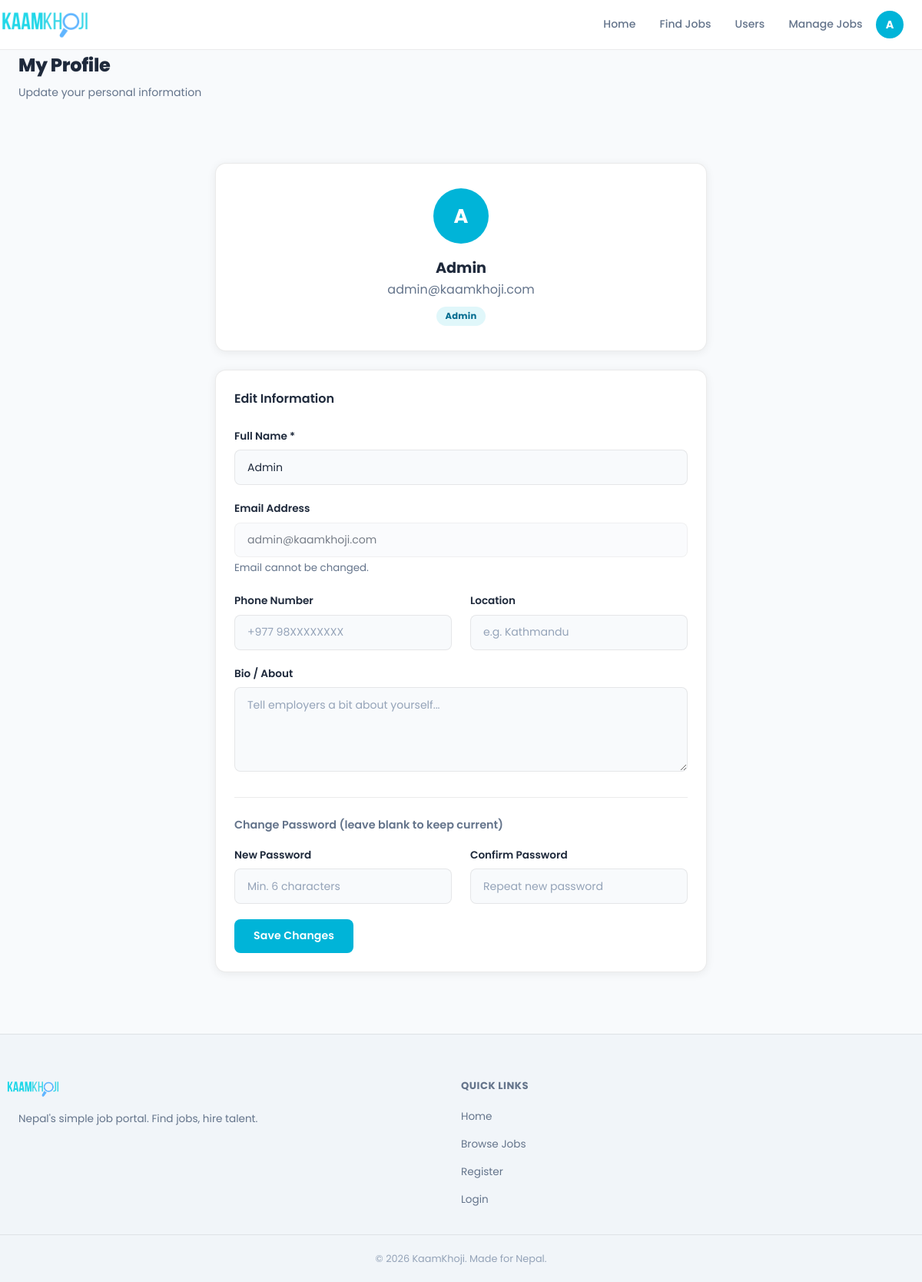
The page /pages/profile.php (signed in) on the database its author committed.
### tables this page shows
CREATE TABLE IF NOT EXISTS users (
    id          INT AUTO_INCREMENT PRIMARY KEY,
    name        VARCHAR(100) NOT NULL,
    email       VARCHAR(150) NOT NULL UNIQUE,
    password    VARCHAR(255) NOT NULL,            
    role        ENUM('seeker','employer','admin') NOT NULL DEFAULT 'seeker',
    phone       VARCHAR(20),
    location    VARCHAR(100),
    bio         TEXT,
    created_at  TIMESTAMP DEFAULT CURRENT_TIMESTAMP
);

### pages/profile.php (the view, shortened to what this page needs)
<?php
$pdo    = getPDO();
$userId = getUserId();
$stmt = $pdo->prepare("SELECT * FROM users WHERE id = ?");
$stmt->execute([$userId]);
$user = $stmt->fetch();
require_once '../includes/header.php';
?>
<div class="page-header">
    <div class="container">
        <h1>My Profile</h1>
        <p>Update your personal information</p>
    </div>
</div>
<div class="container section">
    <div style="max-width:640px; margin:0 auto;">
        <div class="card mb-3" style="text-align:center; padding:2rem;">
            <div style="width:72px;height:72px;border-radius:50%;background:#00b4d8;display:flex;align-items:center;justify-content:center;font-size:1.6rem;font-weight:700;color:#fff;margin:0 auto 1rem;">
                <?= strtoupper(mb_substr($user['name'], 0, 1)) ?>
            </div>
            <h2 style="font-size:1.2rem; font-weight:700;"><?= htmlspecialchars($user['name']) ?></h2>
            <p class="text-muted"><?= htmlspecialchars($user['email']) ?></p>
            <span class="status-badge <?= $user['role']==='employer'?'status-accepted':($user['role']==='admin'?'status-reviewed':'status-pending') ?>" style="margin-top:0.5rem; display:inline-block;">
                <?= ucfirst($user['role']) ?>
            </span>
        </div>
        <div class="card">
            <h3 style="font-size:1rem; font-weight:600; margin-bottom:1.5rem;">Edit Information</h3>
            <form method="POST" action="<?= BASE_URL ?>/pages/profile.php" data-validate>
                <div class="form-group">
                    <label class="form-label" for="name">Full Name *</label>
                    <input type="text" id="name" name="name"
                           class="form-control"
                           value="<?= htmlspecialchars($user['name']) ?>"
                           required>
                </div>
                <div class="form-group">
                    <label class="form-label">Email Address</label>
                    <input type="email" class="form-control" value="<?= htmlspecialchars($user['email']) ?>" disabled
                           style="opacity:0.6; cursor:not-allowed;">
                    <small class="text-muted">Email cannot be changed.</small>
                </div>
                <div class="grid-2">
                    <div class="form-group">
                        <label class="form-label" for="phone">Phone Number</label>
                        <input type="text" id="phone" name="phone"
                               class="form-control"
                               placeholder="+977 98XXXXXXXX"
                               value="<?= htmlspecialchars($user['phone'] ?? '') ?>">
                    </div>
                    <div class="form-group">
                        <label class="form-label" for="location">Location</label>
                        <input type="text" id="location" name="location"
                               class="form-control"
                               placeholder="e.g. Kathmandu"
                               value="<?= htmlspecialchars($user['location'] ?? '') ?>">
                    </div>
                </div>
                <div class="form-group">
                    <label class="form-label" for="bio">Bio / About</label>
                    <textarea id="bio" name="bio"
                              class="form-control"
                              rows="3"
                              placeholder="Tell employers a bit about yourself..."><?= htmlspecialchars($user['bio'] ?? '') ?></textarea>
                </div>
                <hr style="border:none; border-top:1px solid var(--border); margin:1.5rem 0;">
                <h4 style="font-size:0.9rem; font-weight:600; margin-bottom:1rem; color:var(--text-muted);">
                    Change Password (leave blank to keep current)
                </h4>
                <div class="grid-2">
                    <div class="form-group">
                        <label class="form-label" for="password">New Password</label>
                        <input type="password" id="password" name="password"
                               class="form-control"
                               placeholder="Min. 6 characters">
                    </div>
                    <div class="form-group">
                        <label class="form-label" for="confirm_password">Confirm Password</label>
                        <input type="password" id="confirm_password" name="confirm_password"
                               class="form-control"
                               placeholder="Repeat new password">
                    </div>
                </div>
                <button type="submit" class="btn btn-primary">Save Changes</button>
            </form>
        </div>
    </div>
</div>
<?php require_once '../includes/footer.php'; ?>

### css/profile.css (style rules this page uses)
:root { --primary: #00b4d8; --primary-dark: #0096b3; --primary-light: rgba(0, 180, 216, 0.12); --accent: #38c9e8; --success: #10b981; --warning: #f59e0b; --error: #ef4444; --info: #60a5fa; --bg: #f8fafc; --bg-2: #f1f5f9; --bg-card: #ffffff; --bg-card-solid: #ffffff; --bg-nav: rgba(255, 255, 255, 0.92); --text: #1e293b; --text-muted: #64748b; --text-light: #94a3b8; --border: rgba(0, 0, 0, 0.08); --border-glow: rgba(0, 180, 216, 0.45); --shadow: rgba(0, 0, 0, 0.07); --shadow-md: rgba(0, 0, 0, 0.13); --shadow-cyan: 0 0 40px rgba(0, 180, 216, 0.18); --gradient: #00b4d8; --gradient-text: linear-gradient(135deg, #00b4d8 0%, #0077a8 100%); --gradient-gold: linear-gradient(135deg, #00b4d8 0%, #0096b3 100%); --hero-bg: #f8fafc; --hero-gradient: linear-gradient( 135deg, #e0f7fa 0%, #f0fdff 50%, #f8fafc 100% ); --radius: 14px; --radius-sm: 8px; --radius-lg: 24px; --radius-xl: 40px; --transition: 0.25s ease; }
[data-theme="light"] { --border-glow: rgba(0, 180, 216, 0.4); --shadow-cyan: 0 0 30px rgba(0, 180, 216, 0.12); --primary-light: rgba(0, 180, 216, 0.1); }
*, *::before, *::after { box-sizing: border-box; margin: 0; padding: 0; }
html { scroll-behavior: smooth; }
body { font-family: "Satoshi", "Poppins", sans-serif; background: var(--bg); color: var(--text); line-height: 1.65; transition: background var(--transition), color var(--transition); min-height: 100vh; display: flex; flex-direction: column; -webkit-font-smoothing: antialiased; }
.btn { display: inline-flex; align-items: center; justify-content: center; gap: 0.4rem; padding: 0.65rem 1.5rem; border-radius: var(--radius-sm); font-family: "Satoshi", "Poppins", sans-serif; font-size: 0.88rem; font-weight: 600; cursor: pointer; border: 1.5px solid transparent; transition: all var(--transition); text-decoration: none; white-space: nowrap; letter-spacing: 0.01em; }
.btn-primary { background: #00b4d8; color: #fff; border-color: transparent; }
.container { max-width: 1200px; margin: 0 auto; padding: 0 1.5rem; }
.section { padding: 5rem 1.5rem; }
.card { background: var(--bg-card); border: 1px solid var(--border); border-radius: var(--radius); padding: 1.5rem; transition: all var(--transition); }
[data-theme="light"] .card { background: #fff; box-shadow: 0 2px 12px var(--shadow); }
.grid-2 { display: grid; grid-template-columns: repeat(2, 1fr); gap: 1.5rem; }
.form-group { margin-bottom: 1.25rem; }
.form-label { display: block; font-size: 0.85rem; font-weight: 600; color: var(--text); margin-bottom: 0.4rem; }
.form-control { width: 100%; padding: 0.7rem 1rem; background: rgba(255, 255, 255, 0.04); border: 1.5px solid var(--border); border-radius: var(--radius-sm); color: var(--text); font-family: "Satoshi", "Poppins", sans-serif; font-size: 0.88rem; transition: border-color var(--transition), box-shadow var(--transition); outline: none; }
[data-theme="light"] .form-control { background: var(--bg); }
.form-control::placeholder { color: var(--text-light); }
textarea.form-control { resize: vertical; min-height: 110px; }
.page-header h1 { font-size: 1.5rem; font-weight: 800; letter-spacing: -0.3px; }
.page-header p { color: var(--text-muted); font-size: 0.88rem; margin-top: 0.25rem; }
.status-badge { padding: 0.2rem 0.7rem; border-radius: 50px; font-size: 0.72rem; font-weight: 700; display: inline-block; letter-spacing: 0.3px; }
.status-pending, .status-reviewed, .status-accepted, .status-active { background: rgba(0, 180, 216, 0.15); color: #0096b3; }
[data-theme="light"] .status-pending, [data-theme="light"] .status-reviewed, [data-theme="light"] .status-accepted, [data-theme="light"] .status-active { background: #e0f7fa; color: #006b8f; }
.text-muted { color: var(--text-muted); }
.mb-3 { margin-bottom: 1.5rem; }
:root { --navbar-height: 64px; --radius-full: 9999px; }

### rows shown on the page
users: name "A", name "Admin", email "admin@kaamkhoji.com", role "Admin"

### other values the page prints
mb_substr(getUserName(), 0, 1) "A"
